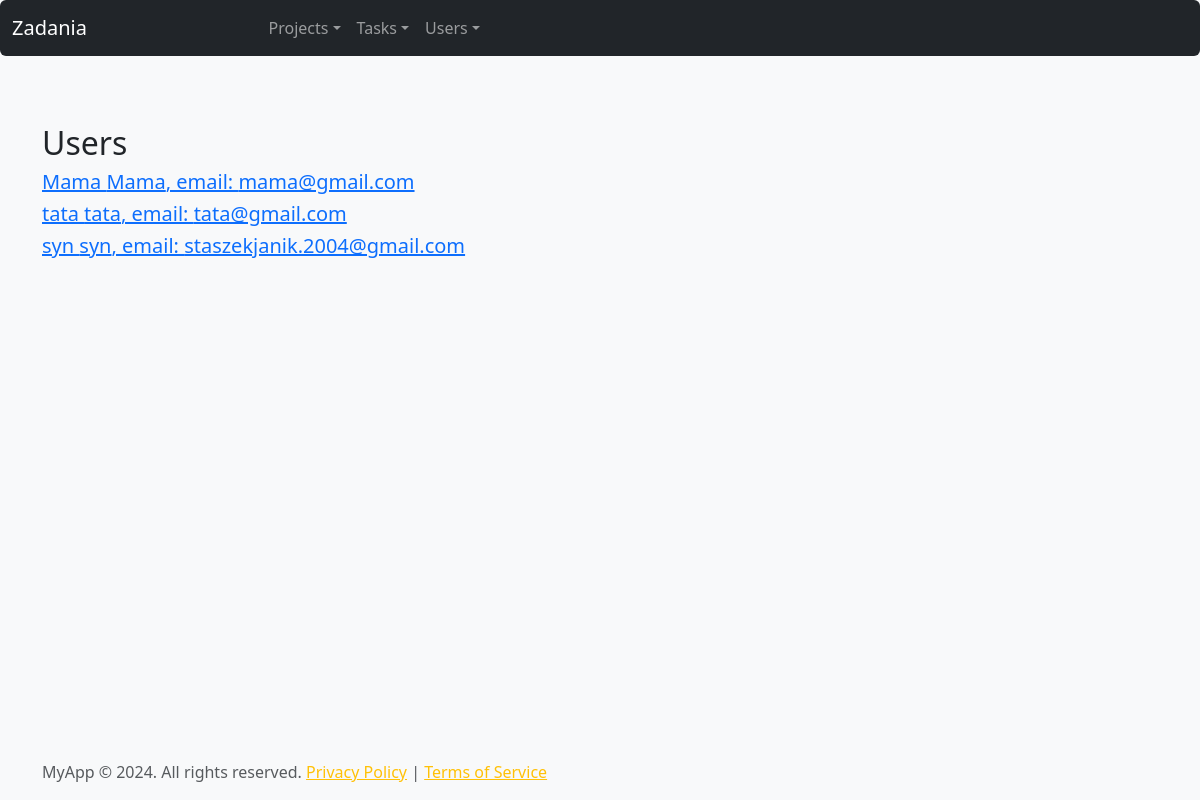
Before: /users/ with the older database file.
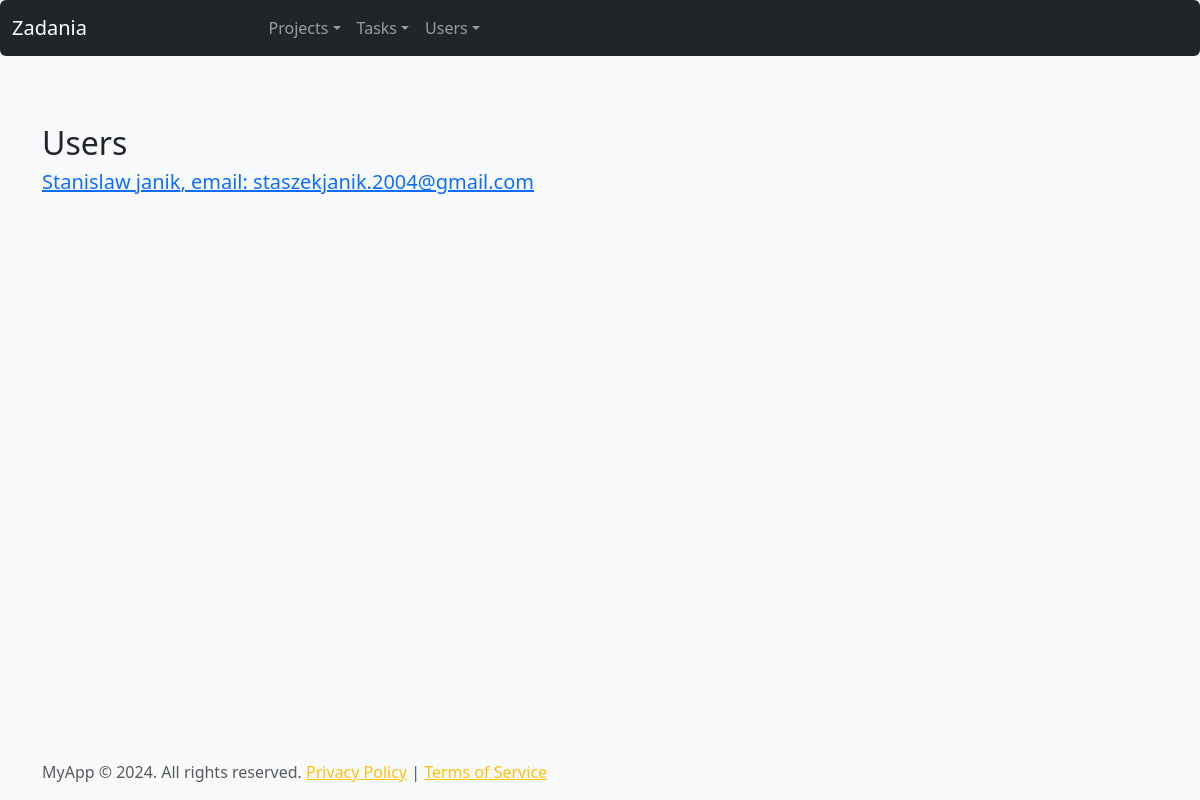
After: the same page with the newer database file.
### www/models.py (models this page shows)
class User(models.Model):
    name = models.CharField(max_length=100)
    last_name = models.CharField(max_length=100)
    email = models.EmailField(max_length=150)
    tasks = models.ManyToManyField(Task)
    def __str__(self):
        return self.last_name + " " + self.name

### www/views.py (the view)
# urls.py: path('users/', views.Users_list, name='Users-list'),
def Users_list(request):
    users = User.objects.all()
    print(users)
    return render(request, 'www/Users.html', {
        'Users': users
        })

### www/templates/www/Users.html (shortened to what this page needs)
{% extends "www/base.html" %}
{% block content %}
    <h2>Users</h2>
    {% for User in Users %}
    <h5><a href="{% url 'detail-user' pk=User.pk %}">{{User.name}} {{User.last_name}}, email: {{ User.email }}</a></h5>
    {% endfor %}
{% endblock %}

### www/templates/www/base.html (shortened to what this page needs)
<!doctype html>
<html lang="pl" class="h-100" data-bs-theme="auto">
  <head>
    <link href="https://getbootstrap.com/docs/5.3/dist/css/bootstrap.min.css" rel="stylesheet">
    <link href="https://getbootstrap.com/sticky-footer-navbar.css" rel="stylesheet">
  </head>
  <body class="d-flex flex-column h-100">
    <header>
      <nav class="navbar navbar-expand-lg navbar-dark bg-dark rounded" aria-label="Thirteenth navbar example">
        <div class="container-fluid">
          <a class="navbar-brand" href={% url 'index' %}>Zadania</a>
          <div class="collapse navbar-collapse d-lg-flex" id="navbarsExample11">
            <ul class="navbar-nav col-lg-6 justify-content-lg-center">
              <li class="nav-item dropdown">
                <a class="nav-link dropdown-toggle" href="#" data-bs-toggle="dropdown" aria-expanded="false">Projects</a>
              </li>
              <li class="nav-item dropdown">
                <a class="nav-link dropdown-toggle" href="#" data-bs-toggle="dropdown" aria-expanded="false">Tasks</a>
              </li>
              <li class="nav-item dropdown">
                <a class="nav-link dropdown-toggle" href="#" data-bs-toggle="dropdown" aria-expanded="false">Users</a>
              </li>
            </ul>
          </div>
        </div>
      </nav>
    </header>
    <main class="flex-shrink-0">
      <div class="container mt-5">
        {% block content %}{% endblock %}
      </div>
    </main>
    <footer class="footer mt-auto py-3 bg-body-tertiary">
      <div class="container">
        <span class="text-body-secondary">{% block footer %}MyApp &copy; 2024. All rights reserved. <a href="#">Privacy Policy</a> | <a href="#">Terms of Service</a>{% endblock %}</span>
      </div>
    </footer>
  </body>
</html>

### www/templates/www/base.html (style rules this page uses)
body { background-color: #f8f9fa; }
.navbar { margin-bottom: 20px; }
footer { background-color: #343a40; color: white; }
.footer a { color: #ffc107; }

Changed rows visible on the page:
removed User: name "Mama", last_name "Mama", email "mama@gmail.com"
removed User: name "tata", last_name "tata", email "tata@gmail.com"
removed User: name "syn", last_name "syn", email "staszekjanik.2004@gmail.com"
added User: name "Stanislaw", last_name "janik", email "staszekjanik.2004@gmail.com"
